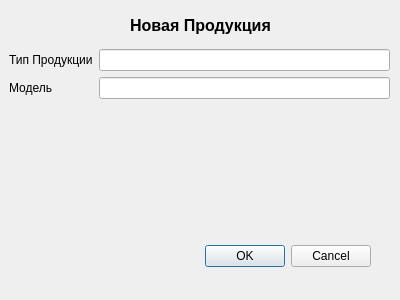
<?xml version="1.0" encoding="UTF-8"?>
<ui version="4.0">
 <class>newPostProductiondlg</class>
 <widget class="QDialog" name="newPostProductiondlg">
  <property name="geometry">
   <rect>
    <x>0</x>
    <y>0</y>
    <width>400</width>
    <height>300</height>
   </rect>
  </property>
  <property name="windowTitle">
   <string>Dialog</string>
  </property>
  <widget class="QDialogButtonBox" name="buttonBox">
   <property name="geometry">
    <rect>
     <x>30</x>
     <y>240</y>
     <width>341</width>
     <height>32</height>
    </rect>
   </property>
   <property name="orientation">
    <enum>Qt::Horizontal</enum>
   </property>
   <property name="standardButtons">
    <set>QDialogButtonBox::Cancel|QDialogButtonBox::Ok</set>
   </property>
  </widget>
  <widget class="QWidget" name="verticalLayoutWidget">
   <property name="geometry">
    <rect>
     <x>20</x>
     <y>10</y>
     <width>361</width>
     <height>31</height>
    </rect>
   </property>
   <layout class="QVBoxLayout" name="verticalLayout">
    <item>
     <widget class="QLabel" name="label">
      <property name="font">
       <font>
        <pointsize>12</pointsize>
        <weight>75</weight>
        <bold>true</bold>
       </font>
      </property>
      <property name="text">
       <string>Новая Продукция</string>
      </property>
      <property name="alignment">
       <set>Qt::AlignCenter</set>
      </property>
     </widget>
    </item>
   </layout>
  </widget>
  <widget class="QWidget" name="formLayoutWidget">
   <property name="geometry">
    <rect>
     <x>9</x>
     <y>49</y>
     <width>381</width>
     <height>191</height>
    </rect>
   </property>
   <layout class="QFormLayout" name="formLayout">
    <item row="0" column="0">
     <widget class="QLabel" name="label_2">
      <property name="text">
       <string>Тип Продукции</string>
      </property>
     </widget>
    </item>
    <item row="1" column="0">
     <widget class="QLabel" name="info">
      <property name="text">
       <string>Модель</string>
      </property>
     </widget>
    </item>
    <item row="0" column="1">
     <widget class="QLineEdit" name="Tip"/>
    </item>
    <item row="1" column="1">
     <widget class="QLineEdit" name="Model"/>
    </item>
   </layout>
  </widget>
 </widget>
 <resources/>
 <connections>
  <connection>
   <sender>buttonBox</sender>
   <signal>accepted()</signal>
   <receiver>newPostProductiondlg</receiver>
   <slot>accept()</slot>
   <hints>
    <hint type="sourcelabel">
     <x>248</x>
     <y>254</y>
    </hint>
    <hint type="destinationlabel">
     <x>157</x>
     <y>274</y>
    </hint>
   </hints>
  </connection>
  <connection>
   <sender>buttonBox</sender>
   <signal>rejected()</signal>
   <receiver>newPostProductiondlg</receiver>
   <slot>reject()</slot>
   <hints>
    <hint type="sourcelabel">
     <x>316</x>
     <y>260</y>
    </hint>
    <hint type="destinationlabel">
     <x>286</x>
     <y>274</y>
    </hint>
   </hints>
  </connection>
 </connections>
</ui>
